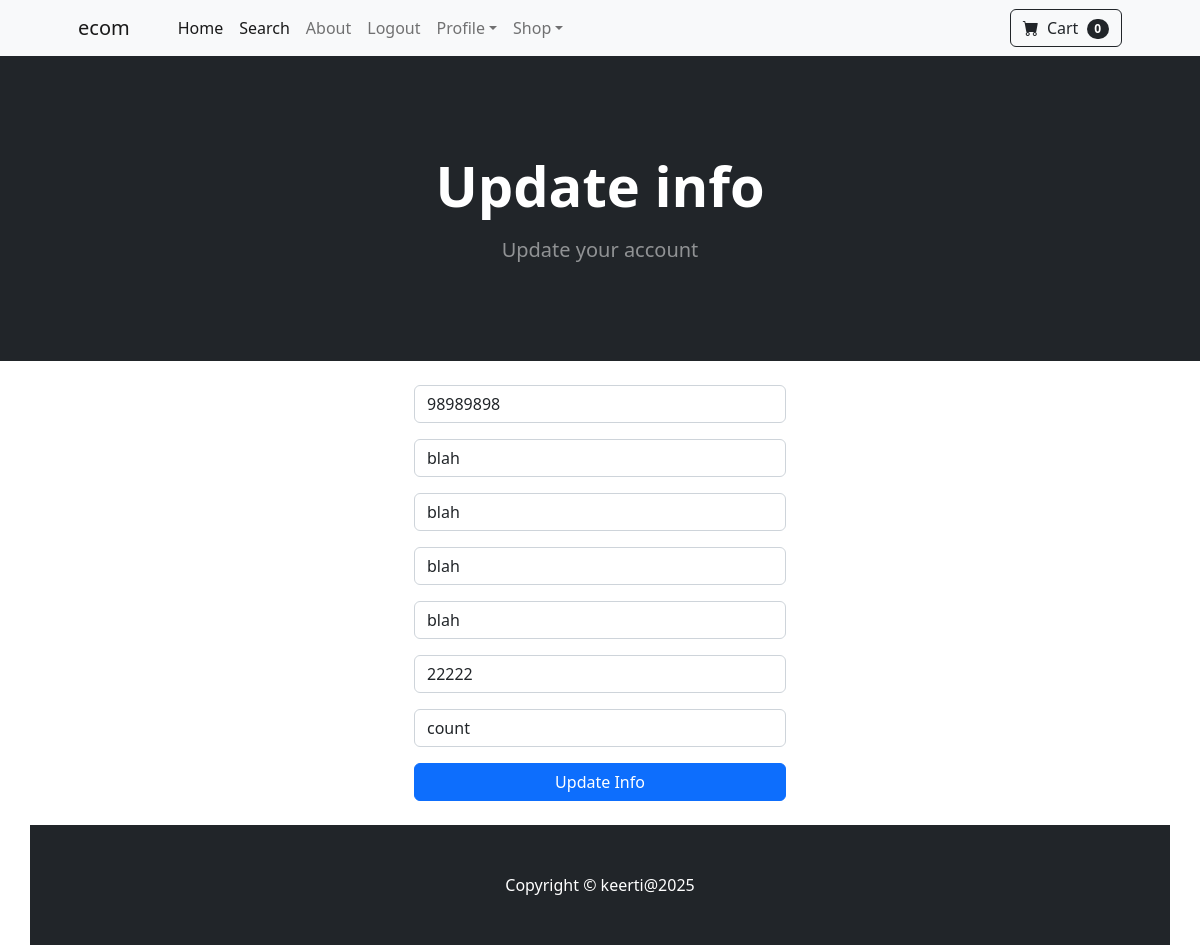
Screenshot of /update_info/ (signed in) with the database file from the repository.
### store/models.py (models this page shows, shortened)
class Profile(models.Model):
    user = models.OneToOneField(User, on_delete=models.CASCADE)
    date_modified = models.DateTimeField(User,auto_now=True)
    phone = models.CharField(max_length=10, blank=True)
    address1 = models.CharField(max_length=255, blank=True)
    address2 = models.CharField(max_length=255, blank=True)
    city = models.CharField(max_length=100, blank=True)
    state = models.CharField(max_length=100, blank=True)
    zip_code = models.CharField(max_length=10, blank=True)
    country = models.CharField(max_length=100, blank=True)
    old_cart = models.CharField(max_length=100, blank=True, null=True)

### store/views.py (the view)
# urls.py: path('update_info/', views.update_info, name='update_info'),
def update_info(request):
    if request.user.is_authenticated:
        current_user = Profile.objects.get(user__id=request.user.id)
        form = UserInfoForm(request.POST or None, instance=current_user)
        if form.is_valid():
            form.save()
            messages.success(request, "Profile info has been updated successfully")
            return redirect('store:home')
        return render(request, "update_info.html", {'form': form})
    else:
        messages.error(request, "You need to be logged in to update your profile")
        return redirect('store:login')

### store/forms.py
class UserInfoForm(forms.ModelForm):
    phone = forms.CharField(label="", widget=forms.TextInput(attrs={'class':'form-control', 'placeholder':'phone'}), required=False)
    address1 = forms.CharField(label="", widget=forms.TextInput(attrs={'class':'form-control', 'placeholder':'address'}), required=False)
    address2 = forms.CharField(label="", widget=forms.TextInput(attrs={'class':'form-control', 'placeholder':'address'}), required=False)
    city = forms.CharField(label="", widget=forms.TextInput(attrs={'class':'form-control', 'placeholder':'city'}), required=False)
    state = forms.CharField(label="", widget=forms.TextInput(attrs={'class':'form-control', 'placeholder':'state'}), required=False)
    zip_code = forms.CharField(label="", widget=forms.TextInput(attrs={'class':'form-control', 'placeholder':'zip'}), required=False)
    country = forms.CharField(label="", widget=forms.TextInput(attrs={'class':'form-control', 'placeholder':'country'}), required=False)
    class Meta:
        model = Profile
        fields = ('phone', 'address1', 'address2', 'city', 'state', 'zip_code', 'country')

### cart/cart.py (called while the page is built)
    def __len__(self):
        return len(self.cart)

### cart/context_processors.py (called while the page is built)
def cart_length(request):
    cart = Cart(request)
    return {'cart_length': cart.__len__()}

### store/templates/update_info.html (shortened to what this page needs)
{% extends 'base.html' %}
{% block content %}
<header class="bg-dark py-5 mb-4">
    <div class="container px-4 px-lg-5 my-5">
        <div class="text-center text-white">
            <h1 class="display-4 fw-bolder mb-3">Update info</h1>
            <p class="lead fw-normal text-white-50 mb-0">Update your account</p>
        </div>
    </div>
</header>
<div class ="container">
    <div class="row">
        <center>
            <div class="col-8 col-md-6 col-lg-4">
                <form method="post" action="{% url 'store:update_info' %}">
                    {{ form.as_p }}
                    <button type="submit" class="btn btn-primary w-100">Update Info</button>
                <br/><br/>
                </form>
            </div>
            </center>
{% endblock %}

### rows the page displays
Profile: phone "98989898", address1 "blah", address2 "blah", city "blah", state "blah", zip_code "22222", country "count"

### other values shown
{{ cart_length }} "0"
